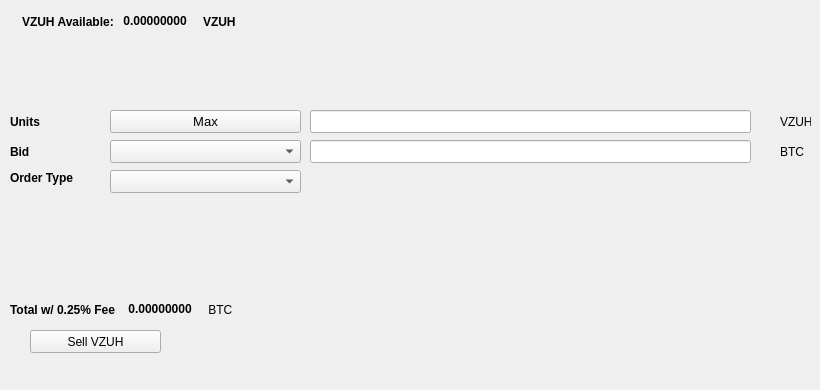
   <widget class="QWidget" name="SellTab">
    <attribute name="title">
     <string>Sell</string>
    </attribute>
    <widget class="QLabel" name="label_16">
     <property name="geometry">
      <rect>
       <x>780</x>
       <y>140</y>
       <width>31</width>
       <height>23</height>
      </rect>
     </property>
     <property name="text">
      <string>BTC</string>
     </property>
    </widget>
    <widget class="QComboBox" name="SellBidcomboBox">
     <property name="geometry">
      <rect>
       <x>110</x>
       <y>140</y>
       <width>191</width>
       <height>23</height>
      </rect>
     </property>
     <property name="font">
      <font>
       <pointsize>10</pointsize>
      </font>
     </property>
    </widget>
    <widget class="QLabel" name="label_18">
     <property name="geometry">
      <rect>
       <x>10</x>
       <y>110</y>
       <width>46</width>
       <height>23</height>
      </rect>
     </property>
     <property name="font">
      <font>
       <weight>75</weight>
       <bold>true</bold>
      </font>
     </property>
     <property name="text">
      <string>Units</string>
     </property>
    </widget>
    <widget class="QPushButton" name="Sell_Max_Amount">
     <property name="geometry">
      <rect>
       <x>110</x>
       <y>110</y>
       <width>191</width>
       <height>23</height>
      </rect>
     </property>
     <property name="font">
      <font>
       <pointsize>10</pointsize>
      </font>
     </property>
     <property name="text">
      <string>Max</string>
     </property>
    </widget>
    <widget class="QLabel" name="label_20">
     <property name="geometry">
      <rect>
       <x>10</x>
       <y>170</y>
       <width>91</width>
       <height>16</height>
      </rect>
     </property>
     <property name="font">
      <font>
       <weight>75</weight>
       <bold>true</bold>
      </font>
     </property>
     <property name="text">
      <string>Order Type</string>
     </property>
    </widget>
    <widget class="QComboBox" name="SellOrdertypeCombo">
     <property name="geometry">
      <rect>
       <x>110</x>
       <y>170</y>
       <width>191</width>
       <height>23</height>
      </rect>
     </property>
     <property name="font">
      <font>
       <pointsize>10</pointsize>
      </font>
     </property>
    </widget>
    <widget class="QLabel" name="label_21">
     <property name="geometry">
      <rect>
       <x>10</x>
       <y>140</y>
       <width>46</width>
       <height>23</height>
      </rect>
     </property>
     <property name="font">
      <font>
       <weight>75</weight>
       <bold>true</bold>
      </font>
     </property>
     <property name="text">
      <string>Bid</string>
     </property>
    </widget>
    <widget class="QLabel" name="label_22">
     <property name="geometry">
      <rect>
       <x>780</x>
       <y>110</y>
       <width>31</width>
       <height>23</height>
      </rect>
     </property>
     <property name="text">
      <string>VZUH</string>
     </property>
    </widget>
    <widget class="QLineEdit" name="UnitsInputVZUH">
     <property name="geometry">
      <rect>
       <x>310</x>
       <y>110</y>
       <width>441</width>
       <height>23</height>
      </rect>
     </property>
     <property name="font">
      <font>
       <pointsize>9</pointsize>
       <weight>75</weight>
       <bold>true</bold>
      </font>
     </property>
    </widget>
    <widget class="QLineEdit" name="SellBidPriceEdit">
     <property name="geometry">
      <rect>
       <x>310</x>
       <y>140</y>
       <width>441</width>
       <height>23</height>
      </rect>
     </property>
     <property name="font">
      <font>
       <pointsize>9</pointsize>
       <weight>75</weight>
       <bold>true</bold>
      </font>
     </property>
    </widget>
    <widget class="QPushButton" name="SellVZUHBTN">
     <property name="geometry">
      <rect>
       <x>30</x>
       <y>330</y>
       <width>131</width>
       <height>23</height>
      </rect>
     </property>
     <property name="text">
      <string>Sell VZUH</string>
     </property>
     <property name="icon">
      <iconset resource="../vzuh">
       <normaloff>:/icons/bitcoin</normaloff>:/icons/bitcoin</iconset>
     </property>
    </widget>
    <widget class="QWidget" name="layoutWidget3">
     <property name="geometry">
      <rect>
       <x>22</x>
       <y>12</y>
       <width>258</width>
       <height>19</height>
      </rect>
     </property>
     <layout class="QHBoxLayout" name="horizontalLayout">
      <item>
       <widget class="QLabel" name="label232_2">
        <property name="font">
         <font>
          <weight>75</weight>
          <bold>true</bold>
         </font>
        </property>
        <property name="text">
         <string>VZUH Available:</string>
        </property>
       </widget>
      </item>
      <item>
       <widget class="QLabel" name="VZUHAvailableLabel">
        <property name="palette">
         <palette>
          <active>
           <colorrole role="WindowText">
            <brush brushstyle="SolidPattern">
             <color alpha="255">
              <red>0</red>
              <green>0</green>
              <blue>0</blue>
             </color>
            </brush>
           </colorrole>
           <colorrole role="Button">
            <brush brushstyle="SolidPattern">
             <color alpha="255">
              <red>0</red>
              <green>170</green>
              <blue>0</blue>
             </color>
            </brush>
           </colorrole>
           <colorrole role="Light">
            <brush brushstyle="SolidPattern">
             <color alpha="255">
              <red>0</red>
              <green>255</green>
              <blue>0</blue>
             </color>
            </brush>
           </colorrole>
           <colorrole role="Midlight">
            <brush brushstyle="SolidPattern">
             <color alpha="255">
              <red>0</red>
              <green>212</green>
              <blue>0</blue>
             </color>
            </brush>
           </colorrole>
           <colorrole role="Dark">
            <brush brushstyle="SolidPattern">
             <color alpha="255">
              <red>0</red>
              <green>85</green>
              <blue>0</blue>
             </color>
            </brush>
           </colorrole>
           <colorrole role="Mid">
            <brush brushstyle="SolidPattern">
             <color alpha="255">
              <red>0</red>
              <green>113</green>
              <blue>0</blue>
             </color>
            </brush>
           </colorrole>
           <colorrole role="Text">
            <brush brushstyle="SolidPattern">
             <color alpha="255">
              <red>0</red>
              <green>170</green>
              <blue>0</blue>
             </color>
            </brush>
           </colorrole>
           <colorrole role="BrightText">
            <brush brushstyle="SolidPattern">
             <color alpha="255">
              <red>255</red>
              <green>255</green>
              <blue>255</blue>
             </color>
            </brush>
           </colorrole>
           <colorrole role="ButtonText">
            <brush brushstyle="SolidPattern">
             <color alpha="255">
              <red>0</red>
              <green>0</green>
              <blue>0</blue>
             </color>
            </brush>
           </colorrole>
           <colorrole role="Base">
            <brush brushstyle="SolidPattern">
             <color alpha="255">
              <red>255</red>
              <green>255</green>
              <blue>255</blue>
             </color>
            </brush>
           </colorrole>
           <colorrole role="Window">
            <brush brushstyle="SolidPattern">
             <color alpha="255">
              <red>0</red>
              <green>170</green>
              <blue>0</blue>
             </color>
            </brush>
           </colorrole>
           <colorrole role="Shadow">
            <brush brushstyle="SolidPattern">
             <color alpha="255">
              <red>0</red>
              <green>0</green>
              <blue>0</blue>
             </color>
            </brush>
           </colorrole>
           <colorrole role="AlternateBase">
            <brush brushstyle="SolidPattern">
             <color alpha="255">
              <red>127</red>
              <green>212</green>
              <blue>127</blue>
             </color>
            </brush>
           </colorrole>
           <colorrole role="ToolTipBase">
            <brush brushstyle="SolidPattern">
             <color alpha="255">
              <red>255</red>
              <green>255</green>
              <blue>220</blue>
             </color>
            </brush>
           </colorrole>
           <colorrole role="ToolTipText">
            <brush brushstyle="SolidPattern">
             <color alpha="255">
              <red>0</red>
              <green>0</green>
              <blue>0</blue>
             </color>
            </brush>
           </colorrole>
          </active>
          <inactive>
           <colorrole role="WindowText">
            <brush brushstyle="SolidPattern">
             <color alpha="255">
              <red>0</red>
              <green>0</green>
              <blue>0</blue>
             </color>
            </brush>
           </colorrole>
           <colorrole role="Button">
            <brush brushstyle="SolidPattern">
             <color alpha="255">
              <red>0</red>
              <green>170</green>
              <blue>0</blue>
             </color>
            </brush>
           </colorrole>
           <colorrole role="Light">
            <brush brushstyle="SolidPattern">
             <color alpha="255">
              <red>0</red>
              <green>255</green>
              <blue>0</blue>
             </color>
            </brush>
           </colorrole>
           <colorrole role="Midlight">
            <brush brushstyle="SolidPattern">
             <color alpha="255">
              <red>0</red>
              <green>212</green>
              <blue>0</blue>
             </color>
            </brush>
           </colorrole>
           <colorrole role="Dark">
            <brush brushstyle="SolidPattern">
             <color alpha="255">
              <red>0</red>
              <green>85</green>
              <blue>0</blue>
             </color>
            </brush>
           </colorrole>
           <colorrole role="Mid">
            <brush brushstyle="SolidPattern">
             <color alpha="255">
              <red>0</red>
              <green>113</green>
              <blue>0</blue>
             </color>
            </brush>
           </colorrole>
           <colorrole role="Text">
            <brush brushstyle="SolidPattern">
             <color alpha="255">
              <red>0</red>
              <green>170</green>
              <blue>0</blue>
             </color>
            </brush>
           </colorrole>
           <colorrole role="BrightText">
            <brush brushstyle="SolidPattern">
             <color alpha="255">
              <red>255</red>
              <green>255</green>
              <blue>255</blue>
             </color>
            </brush>
           </colorrole>
           <colorrole role="ButtonText">
            <brush brushstyle="SolidPattern">
             <color alpha="255">
              <red>0</red>
              <green>0</green>
              <blue>0</blue>
             </color>
            </brush>
           </colorrole>
           <colorrole role="Base">
            <brush brushstyle="SolidPattern">
             <color alpha="255">
              <red>255</red>
              <green>255</green>
              <blue>255</blue>
             </color>
            </brush>
           </colorrole>
           <colorrole role="Window">
            <brush brushstyle="SolidPattern">
             <color alpha="255">
              <red>0</red>
              <green>170</green>
              <blue>0</blue>
             </color>
            </brush>
           </colorrole>
           <colorrole role="Shadow">
            <brush brushstyle="SolidPattern">
             <color alpha="255">
              <red>0</red>
              <green>0</green>
              <blue>0</blue>
             </color>
            </brush>
           </colorrole>
           <colorrole role="AlternateBase">
            <brush brushstyle="SolidPattern">
             <color alpha="255">
              <red>127</red>
              <green>212</green>
              <blue>127</blue>
             </color>
            </brush>
           </colorrole>
           <colorrole role="ToolTipBase">
            <brush brushstyle="SolidPattern">
             <color alpha="255">
              <red>255</red>
              <green>255</green>
              <blue>220</blue>
             </color>
            </brush>
           </colorrole>
           <colorrole role="ToolTipText">
            <brush brushstyle="SolidPattern">
             <color alpha="255">
              <red>0</red>
              <green>0</green>
              <blue>0</blue>
             </color>
            </brush>
           </colorrole>
          </inactive>
          <disabled>
           <colorrole role="WindowText">
            <brush brushstyle="SolidPattern">
             <color alpha="255">
              <red>0</red>
              <green>85</green>
              <blue>0</blue>
             </color>
            </brush>
           </colorrole>
           <colorrole role="Button">
            <brush brushstyle="SolidPattern">
             <color alpha="255">
              <red>0</red>
              <green>170</green>
              <blue>0</blue>
             </color>
            </brush>
           </colorrole>
           <colorrole role="Light">
            <brush brushstyle="SolidPattern">
             <color alpha="255">
              <red>0</red>
              <green>255</green>
              <blue>0</blue>
             </color>
            </brush>
           </colorrole>
           <colorrole role="Midlight">
            <brush brushstyle="SolidPattern">
             <color alpha="255">
              <red>0</red>
              <green>212</green>
              <blue>0</blue>
             </color>
            </brush>
           </colorrole>
           <colorrole role="Dark">
            <brush brushstyle="SolidPattern">
             <color alpha="255">
              <red>0</red>
              <green>85</green>
              <blue>0</blue>
             </color>
            </brush>
           </colorrole>
           <colorrole role="Mid">
            <brush brushstyle="SolidPattern">
             <color alpha="255">
              <red>0</red>
              <green>113</green>
              <blue>0</blue>
             </color>
            </brush>
           </colorrole>
           <colorrole role="Text">
            <brush brushstyle="SolidPattern">
             <color alpha="255">
              <red>0</red>
              <green>85</green>
              <blue>0</blue>
             </color>
            </brush>
           </colorrole>
           <colorrole role="BrightText">
            <brush brushstyle="SolidPattern">
             <color alpha="255">
              <red>255</red>
              <green>255</green>
              <blue>255</blue>
             </color>
            </brush>
           </colorrole>
           <colorrole role="ButtonText">
            <brush brushstyle="SolidPattern">
             <color alpha="255">
              <red>0</red>
              <green>85</green>
              <blue>0</blue>
             </color>
            </brush>
           </colorrole>
           <colorrole role="Base">
            <brush brushstyle="SolidPattern">
             <color alpha="255">
              <red>0</red>
              <green>170</green>
              <blue>0</blue>
             </color>
            </brush>
           </colorrole>
           <colorrole role="Window">
            <brush brushstyle="SolidPattern">
             <color alpha="255">
              <red>0</red>
              <green>170</green>
              <blue>0</blue>
             </color>
            </brush>
           </colorrole>
           <colorrole role="Shadow">
            <brush brushstyle="SolidPattern">
             <color alpha="255">
              <red>0</red>
              <green>0</green>
              <blue>0</blue>
             </color>
            </brush>
           </colorrole>
           <colorrole role="AlternateBase">
            <brush brushstyle="SolidPattern">
             <color alpha="255">
              <red>0</red>
              <green>170</green>
              <blue>0</blue>
             </color>
            </brush>
           </colorrole>
           <colorrole role="ToolTipBase">
            <brush brushstyle="SolidPattern">
             <color alpha="255">
              <red>255</red>
              <green>255</green>
              <blue>220</blue>
             </color>
            </brush>
           </colorrole>
           <colorrole role="ToolTipText">
            <brush brushstyle="SolidPattern">
             <color alpha="255">
              <red>0</red>
              <green>0</green>
              <blue>0</blue>
             </color>
            </brush>
           </colorrole>
          </disabled>
         </palette>
        </property>
        <property name="font">
         <font>
          <weight>75</weight>
          <bold>true</bold>
         </font>
        </property>
        <property name="text">
         <string> 0.00000000 </string>
        </property>
        <property name="textInteractionFlags">
         <set>Qt::LinksAccessibleByMouse|Qt::TextSelectableByKeyboard|Qt::TextSelectableByMouse</set>
        </property>
       </widget>
      </item>
      <item>
       <widget class="QLabel" name="labelVZUH">
        <property name="font">
         <font>
          <weight>75</weight>
          <bold>true</bold>
         </font>
        </property>
        <property name="text">
         <string>VZUH</string>
        </property>
       </widget>
      </item>
     </layout>
    </widget>
    <widget class="QWidget" name="layoutWidget">
     <property name="geometry">
      <rect>
       <x>10</x>
       <y>300</y>
       <width>268</width>
       <height>19</height>
      </rect>
     </property>
     <layout class="QHBoxLayout" name="horizontalLayout_2">
      <item>
       <widget class="QLabel" name="label_19">
        <property name="font">
         <font>
          <weight>75</weight>
          <bold>true</bold>
         </font>
        </property>
        <property name="text">
         <string>Total w/ 0.25% Fee </string>
        </property>
       </widget>
      </item>
      <item>
       <widget class="QLabel" name="SellCostLabel">
        <property name="palette">
         <palette>
          <active>
           <colorrole role="WindowText">
            <brush brushstyle="SolidPattern">
             <color alpha="255">
              <red>0</red>
              <green>0</green>
              <blue>0</blue>
             </color>
            </brush>
           </colorrole>
           <colorrole role="Button">
            <brush brushstyle="SolidPattern">
             <color alpha="255">
              <red>0</red>
              <green>170</green>
              <blue>0</blue>
             </color>
            </brush>
           </colorrole>
           <colorrole role="Light">
            <brush brushstyle="SolidPattern">
             <color alpha="255">
              <red>0</red>
              <green>255</green>
              <blue>0</blue>
             </color>
            </brush>
           </colorrole>
           <colorrole role="Midlight">
            <brush brushstyle="SolidPattern">
             <color alpha="255">
              <red>0</red>
              <green>212</green>
              <blue>0</blue>
             </color>
            </brush>
           </colorrole>
           <colorrole role="Dark">
            <brush brushstyle="SolidPattern">
             <color alpha="255">
              <red>0</red>
              <green>85</green>
              <blue>0</blue>
             </color>
            </brush>
           </colorrole>
           <colorrole role="Mid">
            <brush brushstyle="SolidPattern">
             <color alpha="255">
              <red>0</red>
              <green>113</green>
              <blue>0</blue>
             </color>
            </brush>
           </colorrole>
           <colorrole role="Text">
            <brush brushstyle="SolidPattern">
             <color alpha="255">
              <red>0</red>
              <green>170</green>
              <blue>0</blue>
             </color>
            </brush>
           </colorrole>
           <colorrole role="BrightText">
            <brush brushstyle="SolidPattern">
             <color alpha="255">
              <red>255</red>
              <green>255</green>
              <blue>255</blue>
             </color>
            </brush>
           </colorrole>
           <colorrole role="ButtonText">
            <brush brushstyle="SolidPattern">
             <color alpha="255">
              <red>0</red>
              <green>0</green>
              <blue>0</blue>
             </color>
            </brush>
           </colorrole>
           <colorrole role="Base">
            <brush brushstyle="SolidPattern">
             <color alpha="255">
              <red>255</red>
              <green>255</green>
              <blue>255</blue>
             </color>
            </brush>
           </colorrole>
           <colorrole role="Window">
            <brush brushstyle="SolidPattern">
             <color alpha="255">
              <red>0</red>
              <green>170</green>
              <blue>0</blue>
             </color>
            </brush>
           </colorrole>
           <colorrole role="Shadow">
            <brush brushstyle="SolidPattern">
             <color alpha="255">
              <red>0</red>
              <green>0</green>
              <blue>0</blue>
             </color>
            </brush>
           </colorrole>
           <colorrole role="AlternateBase">
            <brush brushstyle="SolidPattern">
             <color alpha="255">
              <red>127</red>
              <green>212</green>
              <blue>127</blue>
             </color>
            </brush>
           </colorrole>
           <colorrole role="ToolTipBase">
            <brush brushstyle="SolidPattern">
             <color alpha="255">
              <red>255</red>
              <green>255</green>
              <blue>220</blue>
             </color>
            </brush>
           </colorrole>
           <colorrole role="ToolTipText">
            <brush brushstyle="SolidPattern">
             <color alpha="255">
              <red>0</red>
              <green>0</green>
              <blue>0</blue>
             </color>
            </brush>
           </colorrole>
          </active>
          <inactive>
           <colorrole role="WindowText">
            <brush brushstyle="SolidPattern">
             <color alpha="255">
              <red>0</red>
              <green>0</green>
              <blue>0</blue>
             </color>
            </brush>
           </colorrole>
           <colorrole role="Button">
            <brush brushstyle="SolidPattern">
             <color alpha="255">
              <red>0</red>
              <green>170</green>
              <blue>0</blue>
             </color>
            </brush>
           </colorrole>
           <colorrole role="Light">
            <brush brushstyle="SolidPattern">
             <color alpha="255">
              <red>0</red>
              <green>255</green>
              <blue>0</blue>
             </color>
            </brush>
           </colorrole>
           <colorrole role="Midlight">
            <brush brushstyle="SolidPattern">
             <color alpha="255">
              <red>0</red>
              <green>212</green>
              <blue>0</blue>
             </color>
            </brush>
           </colorrole>
           <colorrole role="Dark">
            <brush brushstyle="SolidPattern">
             <color alpha="255">
              <red>0</red>
              <green>85</green>
              <blue>0</blue>
             </color>
            </brush>
           </colorrole>
           <colorrole role="Mid">
            <brush brushstyle="SolidPattern">
             <color alpha="255">
              <red>0</red>
              <green>113</green>
              <blue>0</blue>
             </color>
            </brush>
           </colorrole>
           <colorrole role="Text">
            <brush brushstyle="SolidPattern">
             <color alpha="255">
              <red>0</red>
              <green>170</green>
              <blue>0</blue>
             </color>
            </brush>
           </colorrole>
           <colorrole role="BrightText">
            <brush brushstyle="SolidPattern">
             <color alpha="255">
              <red>255</red>
              <green>255</green>
              <blue>255</blue>
             </color>
            </brush>
           </colorrole>
           <colorrole role="ButtonText">
            <brush brushstyle="SolidPattern">
             <color alpha="255">
              <red>0</red>
              <green>0</green>
              <blue>0</blue>
             </color>
            </brush>
           </colorrole>
           <colorrole role="Base">
            <brush brushstyle="SolidPattern">
             <color alpha="255">
              <red>255</red>
              <green>255</green>
              <blue>255</blue>
             </color>
            </brush>
           </colorrole>
           <colorrole role="Window">
            <brush brushstyle="SolidPattern">
             <color alpha="255">
              <red>0</red>
              <green>170</green>
              <blue>0</blue>
             </color>
            </brush>
           </colorrole>
           <colorrole role="Shadow">
            <brush brushstyle="SolidPattern">
             <color alpha="255">
              <red>0</red>
              <green>0</green>
              <blue>0</blue>
             </color>
            </brush>
           </colorrole>
           <colorrole role="AlternateBase">
            <brush brushstyle="SolidPattern">
             <color alpha="255">
              <red>127</red>
              <green>212</green>
              <blue>127</blue>
             </color>
            </brush>
           </colorrole>
           <colorrole role="ToolTipBase">
            <brush brushstyle="SolidPattern">
             <color alpha="255">
              <red>255</red>
              <green>255</green>
              <blue>220</blue>
             </color>
            </brush>
           </colorrole>
           <colorrole role="ToolTipText">
            <brush brushstyle="SolidPattern">
             <color alpha="255">
              <red>0</red>
              <green>0</green>
              <blue>0</blue>
             </color>
            </brush>
           </colorrole>
          </inactive>
          <disabled>
           <colorrole role="WindowText">
            <brush brushstyle="SolidPattern">
             <color alpha="255">
              <red>0</red>
              <green>85</green>
              <blue>0</blue>
             </color>
            </brush>
           </colorrole>
           <colorrole role="Button">
            <brush brushstyle="SolidPattern">
             <color alpha="255">
              <red>0</red>
              <green>170</green>
              <blue>0</blue>
             </color>
            </brush>
           </colorrole>
           <colorrole role="Light">
            <brush brushstyle="SolidPattern">
             <color alpha="255">
              <red>0</red>
              <green>255</green>
              <blue>0</blue>
             </color>
            </brush>
           </colorrole>
           <colorrole role="Midlight">
            <brush brushstyle="SolidPattern">
             <color alpha="255">
              <red>0</red>
              <green>212</green>
              <blue>0</blue>
             </color>
            </brush>
           </colorrole>
           <colorrole role="Dark">
            <brush brushstyle="SolidPattern">
             <color alpha="255">
              <red>0</red>
              <green>85</green>
              <blue>0</blue>
             </color>
            </brush>
           </colorrole>
           <colorrole role="Mid">
            <brush brushstyle="SolidPattern">
             <color alpha="255">
              <red>0</red>
              <green>113</green>
              <blue>0</blue>
             </color>
            </brush>
           </colorrole>
           <colorrole role="Text">
            <brush brushstyle="SolidPattern">
             <color alpha="255">
              <red>0</red>
              <green>85</green>
              <blue>0</blue>
             </color>
            </brush>
           </colorrole>
           <colorrole role="BrightText">
            <brush brushstyle="SolidPattern">
             <color alpha="255">
              <red>255</red>
              <green>255</green>
              <blue>255</blue>
             </color>
            </brush>
           </colorrole>
           <colorrole role="ButtonText">
            <brush brushstyle="SolidPattern">
             <color alpha="255">
              <red>0</red>
              <green>85</green>
              <blue>0</blue>
             </color>
            </brush>
           </colorrole>
           <colorrole role="Base">
            <brush brushstyle="SolidPattern">
             <color alpha="255">
              <red>0</red>
              <green>170</green>
              <blue>0</blue>
             </color>
            </brush>
           </colorrole>
           <colorrole role="Window">
            <brush brushstyle="SolidPattern">
             <color alpha="255">
              <red>0</red>
              <green>170</green>
              <blue>0</blue>
             </color>
            </brush>
           </colorrole>
           <colorrole role="Shadow">
            <brush brushstyle="SolidPattern">
             <color alpha="255">
              <red>0</red>
              <green>0</green>
              <blue>0</blue>
             </color>
            </brush>
           </colorrole>
           <colorrole role="AlternateBase">
            <brush brushstyle="SolidPattern">
             <color alpha="255">
              <red>0</red>
              <green>170</green>
              <blue>0</blue>
             </color>
            </brush>
           </colorrole>
           <colorrole role="ToolTipBase">
            <brush brushstyle="SolidPattern">
             <color alpha="255">
              <red>255</red>
              <green>255</green>
              <blue>220</blue>
             </color>
            </brush>
           </colorrole>
           <colorrole role="ToolTipText">
            <brush brushstyle="SolidPattern">
             <color alpha="255">
              <red>0</red>
              <green>0</green>
              <blue>0</blue>
             </color>
            </brush>
           </colorrole>
          </disabled>
         </palette>
        </property>
        <property name="font">
         <font>
          <weight>75</weight>
          <bold>true</bold>
         </font>
        </property>
        <property name="autoFillBackground">
         <bool>false</bool>
        </property>
        <property name="text">
         <string> 0.00000000</string>
        </property>
        <property name="textInteractionFlags">
         <set>Qt::LinksAccessibleByMouse|Qt::TextSelectableByMouse</set>
        </property>
       </widget>
      </item>
      <item>
       <widget class="QLabel" name="label_17">
        <property name="font">
         <font>
          <weight>50</weight>
          <bold>false</bold>
         </font>
        </property>
        <property name="text">
         <string> BTC</string>
        </property>
       </widget>
      </item>
     </layout>
    </widget>
    <widget class="QLabel" name="label_23">
     <property name="geometry">
      <rect>
       <x>460</x>
       <y>300</y>
       <width>281</width>
       <height>81</height>
      </rect>
     </property>
     <property name="text">
      <string/>
     </property>
     <property name="pixmap">
      <pixmap>:/images/bittrex</pixmap>
     </property>
    </widget>
   </widget>
